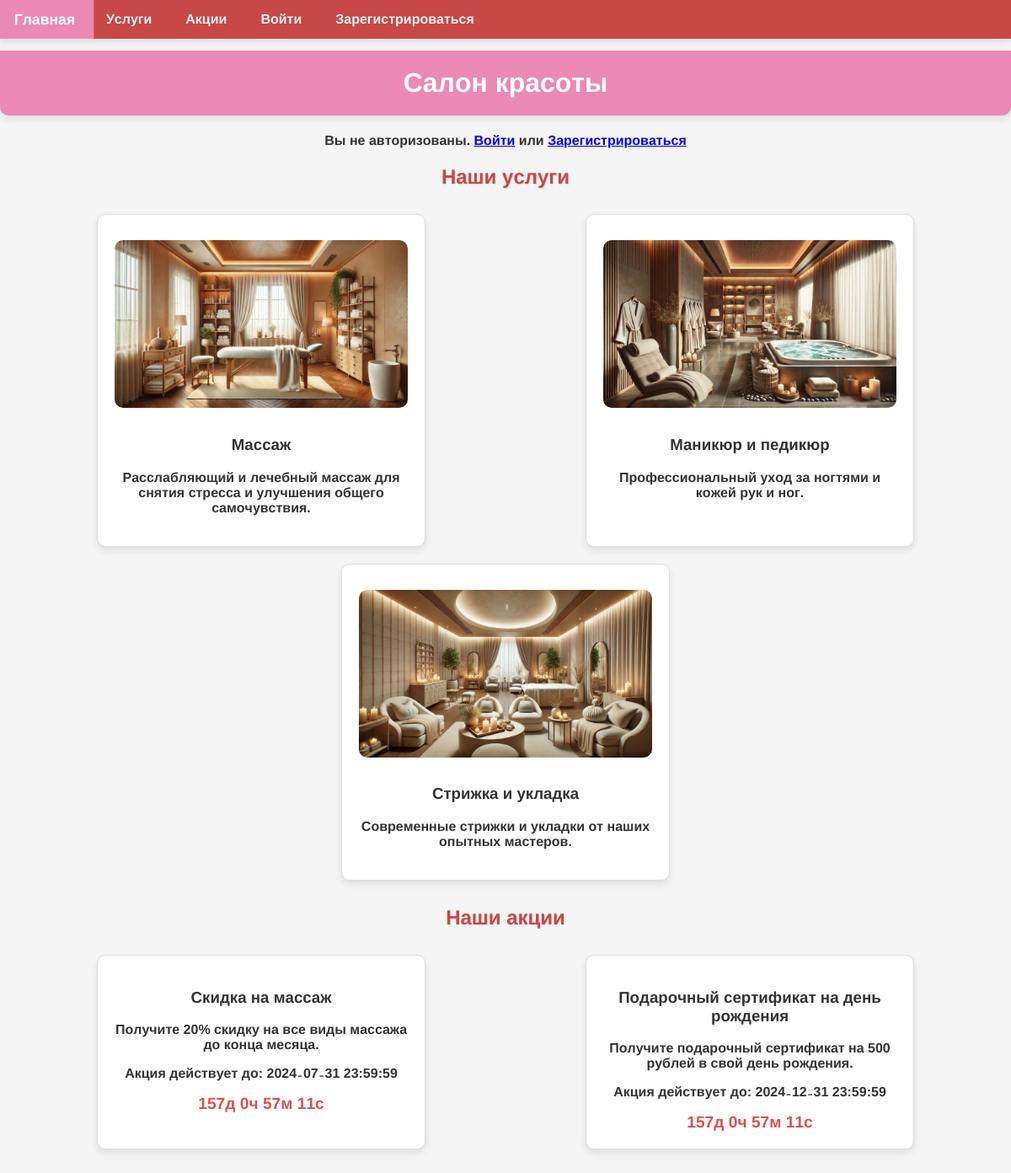
The page / on the database its author committed.
### tables this page shows
CREATE TABLE IF NOT EXISTS `promotions` (
  `id` int NOT NULL AUTO_INCREMENT,
  `title` varchar(100) NOT NULL,
  `description` text,
  `start_date` datetime DEFAULT NULL,
  `end_date` datetime DEFAULT NULL,
  `created_at` timestamp NULL DEFAULT CURRENT_TIMESTAMP,
  PRIMARY KEY (`id`)
);

### auth.php (called while the page is built, shortened)
<?php
function is_logged_in() {
    return isset($_SESSION['user_id']);
}
?>

### index.php (the view, shortened to what this page needs)
<?php
require 'auth.php';
require 'db.php';
$promotions = $conn->query("SELECT * FROM promotions WHERE NOW() BETWEEN start_date AND end_date");
?>
<!DOCTYPE html>
<html>
<head>
    <link rel="stylesheet" type="text/css" href="style.css">
</head>
<body>
    <div class="navbar">
        <a href="index.php">Главная</a>
        <a href="services.php">Услуги</a>
        <a href="promotions.php">Акции</a>
        <?php if (is_logged_in()): ?>
            <a href="logout.php">Выйти (<?php echo $_SESSION['username']; ?>)</a>
        <?php else: ?>
            <a href="login.php">Войти</a>
            <a href="register.php">Зарегистрироваться</a>
        <?php endif; ?>
    </div>
    <h1>Салон красоты</h1>
    <?php if (is_logged_in()): ?>
        <p>Добро пожаловать, <?php echo $_SESSION['username']; ?>!</p>
    <?php else: ?>
        <p>Вы не авторизованы. <a href="login.php">Войти</a> или <a href="register.php">Зарегистрироваться</a></p>
    <?php endif; ?>
    <h2>Наши услуги</h2>
    <div class="services">
        <div class="service">
            <img src="images/pn.jpg" alt="Услуга 1" class="service-img">
            <h3>Массаж</h3>
            <p>Расслабляющий и лечебный массаж для снятия стресса и улучшения общего самочувствия.</p>
        </div>
        <div class="service">
            <img src="images/pn1.jpg" alt="Услуга 2" class="service-img">
            <h3>Маникюр и педикюр</h3>
            <p>Профессиональный уход за ногтями и кожей рук и ног.</p>
        </div>
        <div class="service">
            <img src="images/pn2.jpg" alt="Услуга 3" class="service-img">
            <h3>Стрижка и укладка</h3>
            <p>Современные стрижки и укладки от наших опытных мастеров.</p>
        </div>
    </div>
    <h2>Наши акции</h2>
    <div class="promotions">
        <?php while ($promo = $promotions->fetch_assoc()): ?>
            <div class="promotion">
                <h3><?php echo $promo['title']; ?></h3>
                <p><?php echo $promo['description']; ?></p>
                <p>Акция действует до: <?php echo $promo['end_date']; ?></p>
                <div id="timer_<?php echo $promo['id']; ?>" class="timer"></div>
            </div>
        <?php endwhile; ?>
    </div>
</body>
</html>

### style.css (style rules this page uses)
body { font-family: 'BB', Arial, sans-serif; background-color: #f5f5f5; color: #333; margin: 0; padding: 0; text-align: center; transition: background-color 0.5s; }
.navbar { overflow: hidden; background-color: #c84747; position: fixed; width: 100%; top: 0; z-index: 1000; box-shadow: 0 4px 8px rgba(0, 0, 0, 0.1); }
.navbar a { float: left; display: block; color: #f2f2f2; text-align: center; padding: 14px 20px; text-decoration: none; transition: background-color 0.3s, transform 0.3s; }
h1 { background-color: #ea89b4; color: white; padding: 20px; margin-top: 60px; border-radius: 0 0 10px 10px; box-shadow: 0 4px 8px rgba(0, 0, 0, 0.1); transition: background-color 0.3s, transform 0.3s; }
h2 { color: #c84747; margin: 20px 0; text-shadow: 1px 1px 2px rgba(0, 0, 0, 0.1); transition: color 0.3s, transform 0.3s; }
img { width: 100%; height: auto; margin: 10px 0; border-radius: 10px; transition: transform 0.3s, box-shadow 0.3s; }
.services, .promotions { display: flex; justify-content: space-around; flex-wrap: wrap; margin: 20px 0; padding: 0 20px; }
.service, .promotion { border: 1px solid #ddd; padding: 20px; background-color: #fff; margin: 10px; width: 30%; border-radius: 10px; box-shadow: 0 4px 8px rgba(0, 0, 0, 0.1); transition: transform 0.3s, box-shadow 0.3s; transform-style: preserve-3d; }
.timer { font-weight: bold; color: #d9534f; font-size: 1.2em; }

### rows shown on the page
promotions: title "Скидка на массаж", description "Получите 20% скидку на все виды массажа до конца месяца.", end_date "2024-07-31 23:59:59"
promotions: title "Подарочный сертификат на день рождения", description "Получите подарочный сертификат на 500 рублей в свой день рождения.", end_date "2024-12-31 23:59:59"
